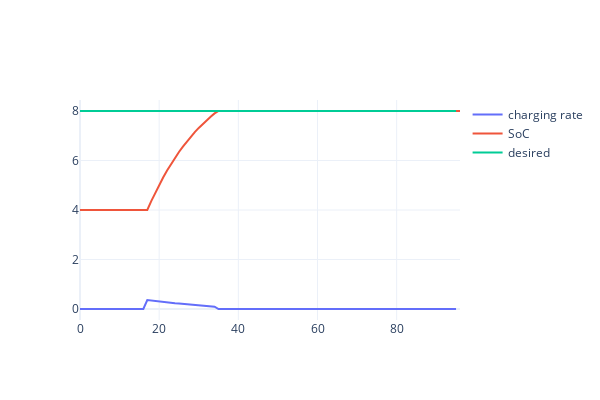

The cell this chart's notebook holds for it:
### Code cell
#idx = np.random.randint(50)
idx = 13
figure = go.Figure()
figure.add_trace(go.Scatter(y=u[idx,:],name='charging rate'))
figure.add_trace(go.Scatter(y=x[idx,:],name='SoC'))
figure.add_trace(go.Scatter(y=[final_plan[idx] for _ in range(96)],name='desired'))
print(np.sum(u[idx,:]), x[idx,-1]-x[idx,0])
figure.update_layout(template='plotly_white',height=400,width=600)
figure.show()

### Figure 1 — Plotly figure (JSON) as saved in the notebook; plotly's stock layout.template omitted (floating-point values rounded to 4 significant figures)
{"data": [{"name": "charging rate", "type": "scatter", "y": [0, 0, 0, 0, 0, 0, 0, 0, 0, 0, 0, 0, 0, 0, 0, 0, 0, 0.36, 0.3384, 0.3181, 0.299, 0.2811, 0.2642, 0.2484, 0.2335, 0.2194, 0.2063, 0.1939, 0.1823, 0.1713, 0.1611, 0.1514, 0.1423, 0.1338, 0.09568, 0, 0, 0, 0, 0, 0, 0, 0, 0, 0, 0, 0, 0, 0, 0, 0, 0, 0, 0, 0, 0, 0, 0, 0, 0, 0, 0, 0, 0, 0, 0, 0, 0, 0, 0, 0, 0, 0, 0, 0, 0, 0, 0, 0, 0, 0, 0, 0, 0, 0, 0, 0, 0, 0, 0, 0, 0, 0, 0, 0, 0]}, {"name": "SoC", "type": "scatter", "y": [4, 4, 4, 4, 4, 4, 4, 4, 4, 4, 4, 4, 4, 4, 4, 4, 4, 4, 4.36, 4.698, 5.016, 5.316, 5.597, 5.861, 6.109, 6.343, 6.562, 6.768, 6.962, 7.144, 7.316, 7.477, 7.628, 7.771, 7.904, 8, 8, 8, 8, 8, 8, 8, 8, 8, 8, 8, 8, 8, 8, 8, 8, 8, 8, 8, 8, 8, 8, 8, 8, 8, 8, 8, 8, 8, 8, 8, 8, 8, 8, 8, 8, 8, 8, 8, 8, 8, 8, 8, 8, 8, 8, 8, 8, 8, 8, 8, 8, 8, 8, 8, 8, 8, 8, 8, 8, 8, 8]}, {"name": "desired", "type": "scatter", "y": [8, 8, 8, 8, 8, 8, 8, 8, 8, 8, 8, 8, 8, 8, 8, 8, 8, 8, 8, 8, 8, 8, 8, 8, 8, 8, 8, 8, 8, 8, 8, 8, 8, 8, 8, 8, 8, 8, 8, 8, 8, 8, 8, 8, 8, 8, 8, 8, 8, 8, 8, 8, 8, 8, 8, 8, 8, 8, 8, 8, 8, 8, 8, 8, 8, 8, 8, 8, 8, 8, 8, 8, 8, 8, 8, 8, 8, 8, 8, 8, 8, 8, 8, 8, 8, 8, 8, 8, 8, 8, 8, 8, 8, 8, 8, 8]}], "layout": {"height": 400, "width": 600}}
